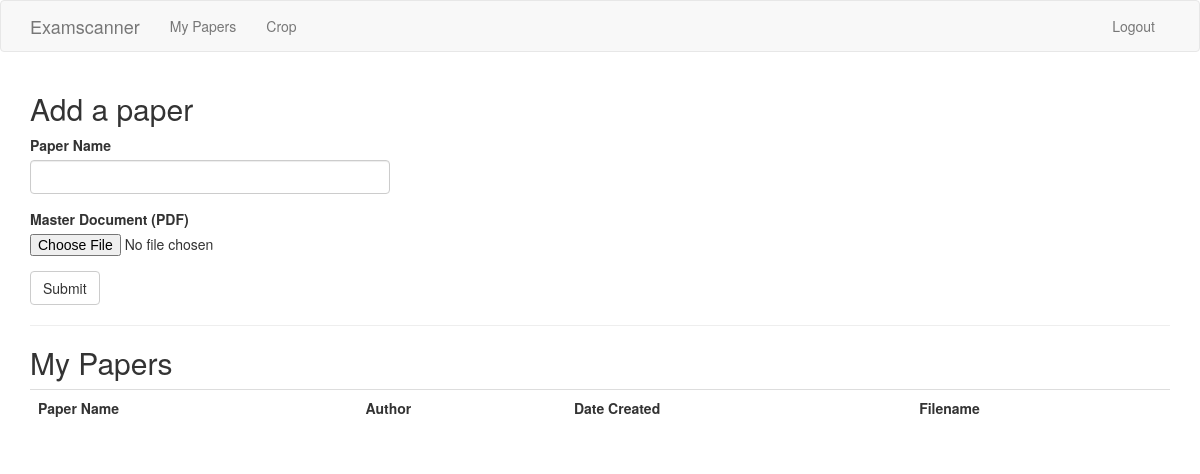
The app's page /user/susan (signed in), older data.
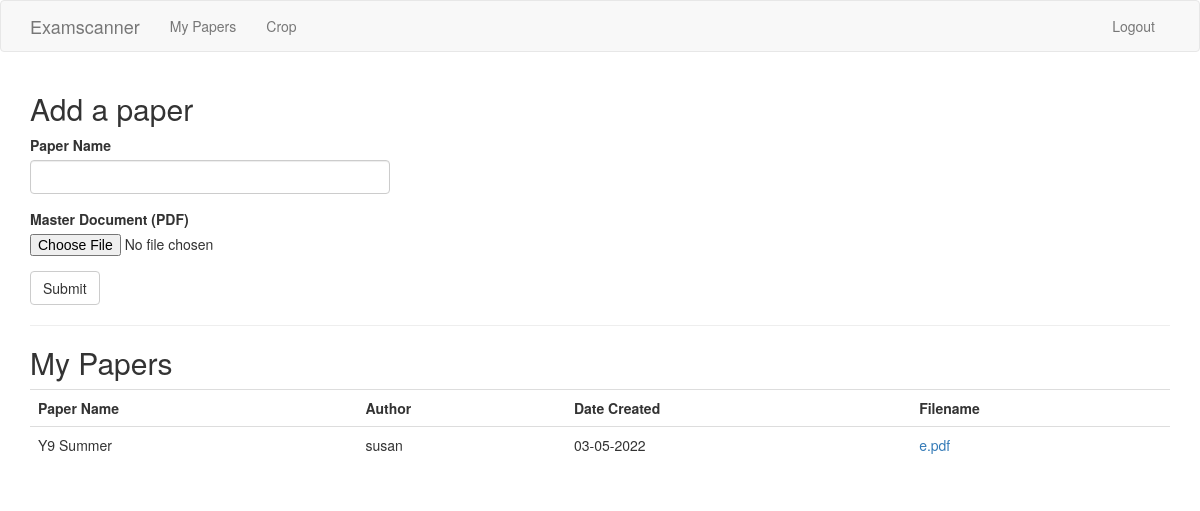
The same page, newer data.
### app/models.py (models this page shows, shortened)
class Paper(db.Model):
    id = db.Column(db.Integer, primary_key=True)
    paper_name = db.Column(db.String(140))
    filename = db.Column(db.String(300))
    created_time = db.Column(db.DateTime, index=True, default=datetime.utcnow)
    user_id = db.Column(db.Integer, db.ForeignKey('user.id'))

class User(UserMixin, db.Model):
    id = db.Column(db.Integer, primary_key=True)
    username = db.Column(db.String(64), index=True, unique=True)
    email = db.Column(db.String(120), index=True, unique=True)
    password_hash = db.Column(db.String(128))
    papers = db.relationship('Paper', backref='author', lazy='dynamic')

### app/routes.py (the view, shortened to what this page needs)
@app.route('/user/<username>', methods=['GET', 'POST'])
@login_required
def user(username):
    user = User.query.filter_by(username=username).first_or_404()
    papers=user.papers.all()
    form = PaperForm()
    return render_template('user.html', user=user, form=form, papers=papers)

### app/forms.py
class PaperForm(FlaskForm):
    paper = StringField('Paper Name', validators=[DataRequired(), Length(min=1, max=140)])
    file = FileField('Master Document (PDF)', validators=[FileRequired(), FileAllowed(['pdf'], 'Only PDF documents are allowed.')])
    submit = SubmitField('Submit')

### app/models.py (called while the page is built)
@login.user_loader
def load_user(id):
    return User.query.get(int(id))

### app/templates/user.html
{% extends "base.html" %}
{% import 'bootstrap/wtf.html' as wtf %}
{% block app_content %}
<h2>Add a paper</h2>
<div class="row">
    <div class="col-md-4">
        {{ wtf.quick_form(form) }}
    </div>
</div>
<hr>
<h2>My Papers</h2>
<table class="table">
    <th scope="col">Paper Name</th>
    <th scope="col">Author</th>
    <th scope="col">Date Created</th>
    <th scope="col">Filename</th>
    {% for paper in papers %}
    <tr valign="top">
        <td>{{ paper.paper_name }}</td>
        <td>{{ paper.author.username }}</td>
        <td>{{ paper.created_time.strftime('%d-%m-%Y') }}</td>
        <td><a href="{{ url_for('upload', filename=paper.filename) }}">{{ paper.filename }}</a></td>
    </tr>
    {% endfor %}
</table>
{% endblock %}

Row changes from the older to the newer data that the page shows:
added Paper: paper_name "Y9 Summer", author.username "susan", created_time "03-05-2022", filename "e.pdf"
